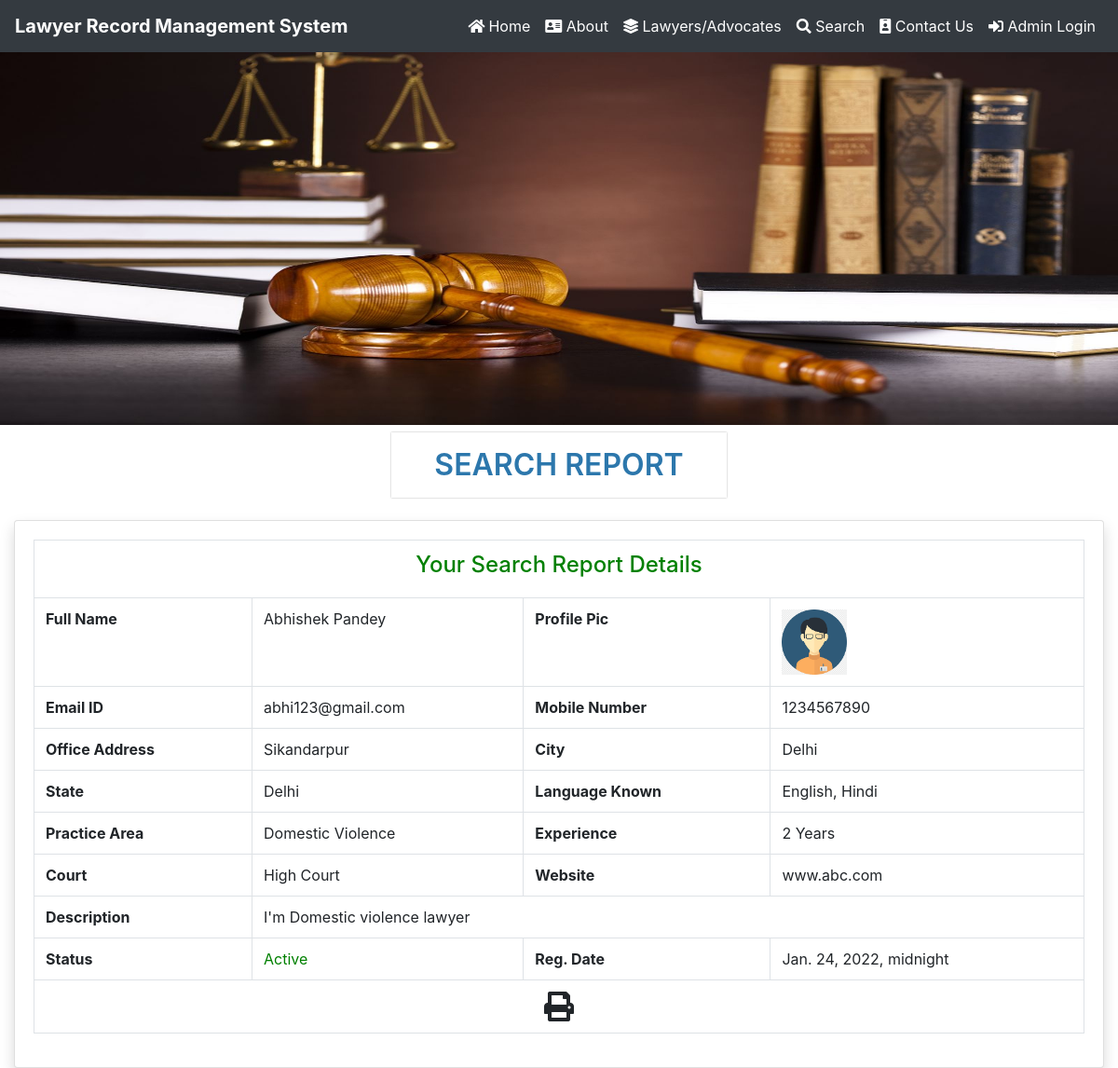
Screenshot of /view_SearchReports/2 with the database file from the repository.
### lawyer/models.py (models this page shows, shortened)
class Lawyer(models.Model):
    LawyerName = models.CharField(max_length=200, null=True)
    LawyerEmail = models.CharField(max_length=50, null=True)
    LawyerMobileNo = models.CharField(max_length=15, null=True)
    OfficeAddress = models.CharField(max_length=300, null=True)
    City = models.CharField(max_length=100, null=True)
    State = models.CharField(max_length=100, null=True)
    LanguageKnown = models.CharField(max_length=150, null=True)
    ProfilePic = models.FileField(null=True)
    LawyerExp = models.IntegerField(default=0)
    practiceArea = models.ForeignKey(PracticeArea, on_delete=models.CASCADE)
    Courts = models.CharField(max_length=150, null=True)
    Website = models.CharField(max_length=200, null=True)
    Description = models.CharField(max_length=500, null=True)
    Status = models.CharField(max_length=50, null=True)
    RegDate = models.DateTimeField(null=True)

class PracticeArea(models.Model):
    PAreaName = models.CharField(max_length=200, null=True)
    CreationDate = models.DateTimeField(auto_now_add=True)

### lawyer/views.py (the view)
# urls.py: path('view_SearchReports/<int:pid>', view_SearchReports, name='view_SearchReports'),
def view_SearchReports(request,pid):
    lawyer = Lawyer.objects.get(id=pid)
    return render(request, 'view_SearchReports.html', locals())

### lawyer/templates/view_SearchReports.html (shortened to what this page needs)
{% include 'navigation.html' %}
{% load static %}
<body>
<img src="{% static 'images/lawyer.jpg' %}"  width="100%" height="400">
<div class="mt-2">
    <h3 class="page-title text-center">Search Report</h3><br>
         <div class="container-fluid">
           <div class="row" id="print">
               <div class="col-lg-12">
                   <div class="card shadow">
                        <div class="card-body">
                            <table class="table table-bordered " cellspacing="0" width="100%" border="1">
                                <tr>
                                   <td colspan="6" style="text-align:center; color:green"><h4>Your Search Report Details</h4></td>
                                </tr>
                                <tr>
                                    <th>Full Name</th>
                                    <td>{{lawyer.LawyerName}}</td>
                                    <th>Profile Pic</th>
                                    <td><img src="{{lawyer.ProfilePic.url}}" height="70" width="70"></td>
                                </tr>
                                <tr>
                                    <th>Email ID</th>
                                    <td>{{lawyer.LawyerEmail}}</td>
                                    <th>Mobile Number</th>
                                    <td>{{lawyer.LawyerMobileNo}}</td>
                                </tr>
                                <tr>
                                    <th>Office Address</th>
                                    <td>{{lawyer.OfficeAddress}}</td>
                                    <th>City</th>
                                    <td>{{lawyer.City}}</td>
                                </tr>
                                <tr>
                                    <th>State</th>
                                    <td>{{lawyer.State}}</td>
                                    <th>Language Known</th>
                                    <td>{{lawyer.LanguageKnown}}</td>
                                </tr>
                                <tr>
                                    <th>Practice Area</th>
                                    <td>{{lawyer.practiceArea.PAreaName}}</td>
                                    <th>Experience</th>
                                    <td>{{lawyer.LawyerExp}} Years</td>
                                </tr>
                                <tr>
                                    <th>Court</th>
                                    <td>{{lawyer.Courts}}</td>
                                    <th>Website</th>
                                    <td>{{lawyer.Website}}</td>
                                </tr>
                                <tr>
                                    <th>Description</th>
                                    <td colspan="5">{{lawyer.Description}}</td>
                                </tr>
                                <tr>
                                     <th>Status</th>
                                    <td><span style="color: green">{{lawyer.Status}}</span></td>
                                    <th>Reg. Date</th>
                                    <td>{{lawyer.RegDate}}</td>
                                </tr>
                              <tr>
                                <td colspan="6" align="center"><span style="text-align: center" ><i class="fa fa-print fa-2x" aria-hidden="true" OnClick="CallPrint(this.value)" style="cursor:pointer" title="Print the Report"></i></span></td>
                              </tr>
                            </table>
                        </div>
                    </div>
                </div>
           </div>
    </div>
</div>
</body>

### lawyer/static/css/style.css (style rules this page uses)
.page-title { color : #2c77ac; font-size: 2em; font-weight: 600; padding: .5em 1em; box-shadow: 0px 0px 2px #b0b0b0; text-transform: uppercase; width: 30%; margin: 0 auto; }

### rows the page displays
Lawyer: LawyerName "Abhishek Pandey", ProfilePic (picture), LawyerEmail "abhi123@gmail.com", LawyerMobileNo "1234567890", OfficeAddress "Sikandarpur", City "Delhi", State "Delhi", LanguageKnown "English, Hindi", practiceArea.PAreaName "Domestic Violence", LawyerExp "2", Courts "High Court", Website "www.abc.com", Description "I'm Domestic violence lawyer", Status "Active", RegDate "Jan. 24, 2022, midnight"
